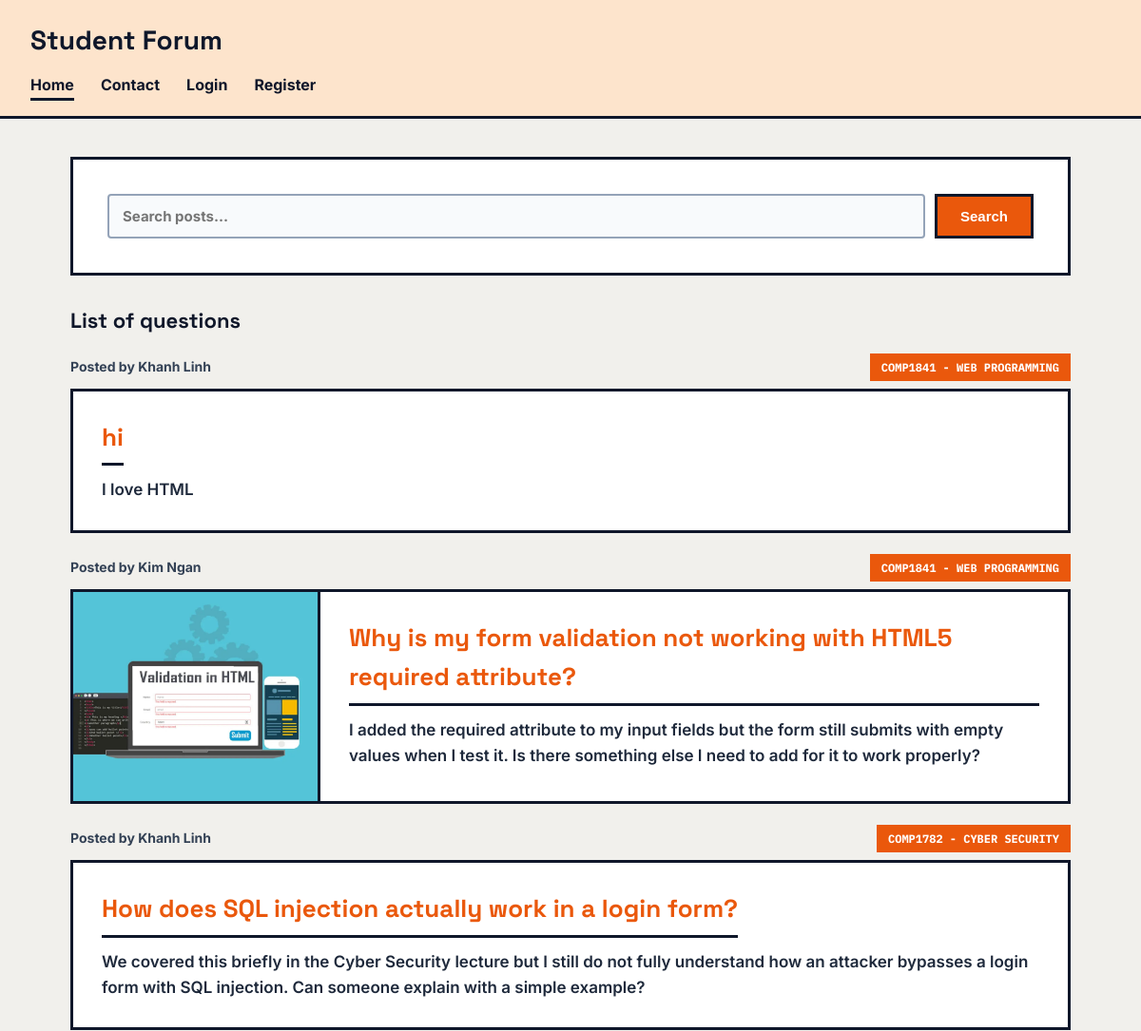
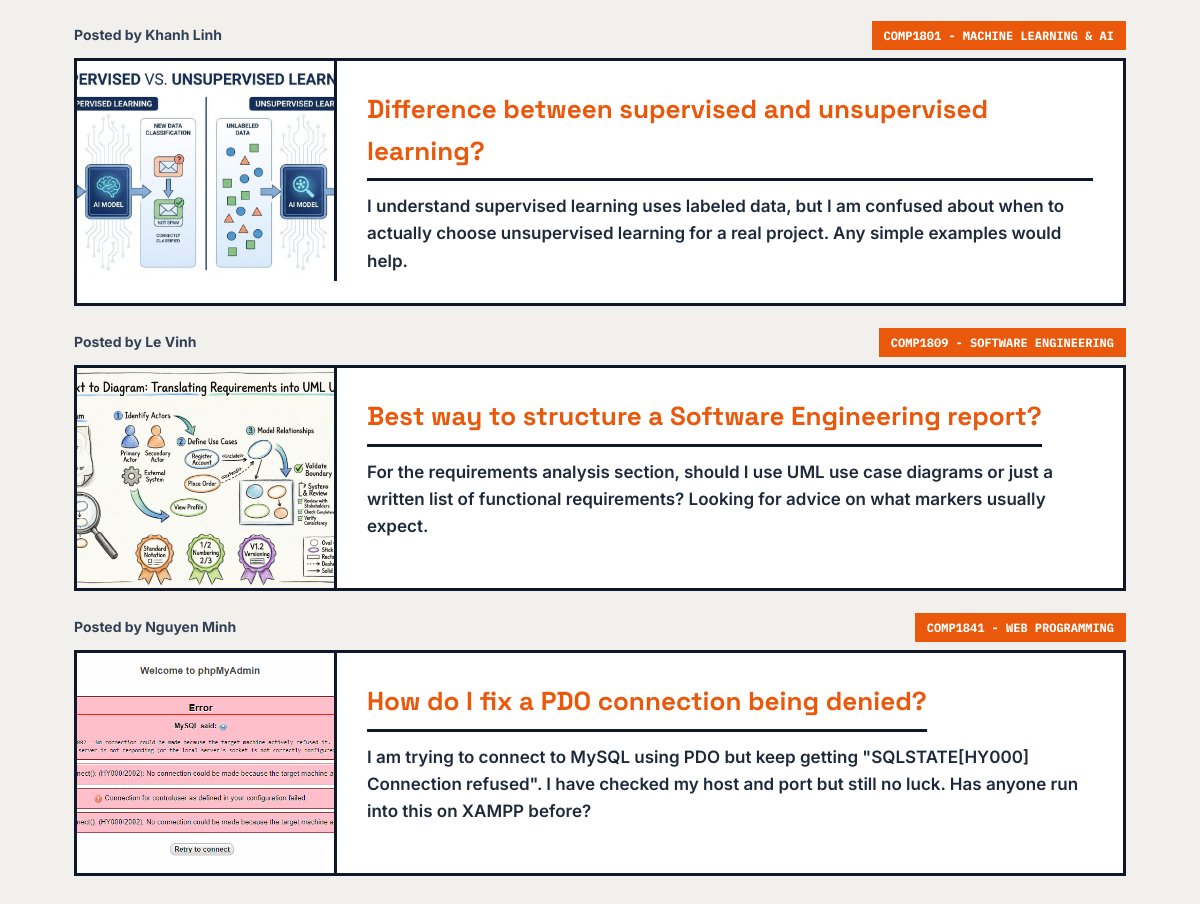
The page / on the database its author committed (2 pictures, top to bottom).
### tables this page shows
CREATE TABLE `posts` (
  `id` int(11) NOT NULL,
  `title` varchar(200) NOT NULL,
  `content` text DEFAULT NULL,
  `image` varchar(255) DEFAULT NULL,
  `user_id` int(11) NOT NULL,
  `module_id` int(11) NOT NULL,
  `created_at` timestamp NOT NULL DEFAULT current_timestamp()
);

CREATE TABLE `users` (
  `id` int(11) NOT NULL,
  `username` varchar(100) NOT NULL,
  `email` varchar(150) NOT NULL,
  `password` varchar(255) NOT NULL DEFAULT '',
  `role` varchar(20) NOT NULL DEFAULT 'student'
);

CREATE TABLE `modules` (
  `id` int(11) NOT NULL,
  `module_name` varchar(100) NOT NULL
);

### index.php (called while the page is built, shortened)
<?php
require 'includes/db_connect.php';
require 'includes/functions.php';
$search = $_GET['q'] ?? '';
if (!empty($search)) {
    $stmt = $pdo->prepare("SELECT posts.*, users.username, modules.module_name
                          FROM posts
                          JOIN users ON posts.user_id = users.id
                          JOIN modules ON posts.module_id = modules.id
                          WHERE posts.title LIKE ? OR posts.content LIKE ?
                          ORDER BY posts.created_at DESC");
    $stmt->execute(["%$search%", "%$search%"]);
} else {
    $stmt = $pdo->query("SELECT posts.*, users.username, modules.module_name
                          FROM posts
                          JOIN users ON posts.user_id = users.id
                          JOIN modules ON posts.module_id = modules.id
                          ORDER BY posts.created_at DESC");
}
$posts = $stmt->fetchAll(PDO::FETCH_ASSOC);
include 'templates/header.php';
include 'templates/index_view.php';
include 'templates/footer.php';
?>

### includes/functions.php (called while the page is built, shortened)
<?php
function isLoggedIn() {
    return isset($_SESSION['user_id']);
}
function isActivePage($page) {
    return basename($_SERVER['PHP_SELF']) == $page ? 'active' : '';
}
?>

### templates/index_view.php (the view, shortened to what this page needs)
<div class="form-card" style="margin-bottom:30px;">
    <form method="GET" style="display:flex; gap:10px;">
        <input
            type="text"
            name="q"
            placeholder="Search posts..."
            value="<?php echo htmlspecialchars($search); ?>"
            style="flex:1; margin-bottom:0; padding:12px 14px; border:2px solid #94A3B8; font-size:15px;"
        >
        <button type="submit" class="btn" style="margin-bottom:0; white-space:nowrap;">Search</button>
    </form>
</div>
<h2 class="section-title">List of questions</h2>
<div class="feed">
    <?php if (empty($posts)): ?>
        <p style="color:#6B7A88; font-weight:700;">No posts found.</p>
    <?php else: ?>
        <?php foreach ($posts as $post): ?>
            <div class="feed-item">
                <div class="feed-meta">
                    <span>Posted by <strong><?php echo htmlspecialchars($post['username']); ?></strong></span>
                    <span class="module-tag"><?php echo htmlspecialchars($post['module_name']); ?></span>
                </div>
                <div class="feed-card">
                    <?php if ($post['image']): ?>
                        <img src="uploads/<?php echo htmlspecialchars($post['image']); ?>" class="feed-image" alt="Image for post: <?php echo htmlspecialchars($post['title']); ?>">
                    <?php endif; ?>
                    <div class="feed-body">
                        <h3><?php echo htmlspecialchars($post['title']); ?></h3>
                        <p><?php echo htmlspecialchars($post['content']); ?></p>
                    </div>
                </div>
            </div>
        <?php endforeach; ?>
    <?php endif; ?>
</div>

### templates/header.php (shortened to what this page needs)
<!DOCTYPE html>
<html>
<head>
    <link rel="stylesheet" href="style.css?v=12">
</head>
<body>
    <header class="site-header">
        <div class="brand">Student Forum</div>
        <nav>
            <a href="index.php" class="<?php echo isActivePage('index.php'); ?>">Home</a>
            <?php if (isLoggedIn()): ?>
                <a href="post_list.php" class="<?php echo isActivePage('post_list.php'); ?>">Manage Posts</a>
                <?php if (isAdmin()): ?>
                    <a href="user_list.php" class="<?php echo isActivePage('user_list.php'); ?>">Manage Users</a>
                    <a href="module_list.php" class="<?php echo isActivePage('module_list.php'); ?>">Manage Modules</a>
                    <a href="message_list.php" class="<?php echo isActivePage('message_list.php'); ?>">Manage Messages</a>
                <?php else: ?>
                    <a href="contact.php" class="<?php echo isActivePage('contact.php'); ?>">Contact</a>
                <?php endif; ?>
                <span class="nav-user">Hi, <?php echo $_SESSION['username']; ?></span>
                <a href="logout.php">Logout</a>
            <?php else: ?>
                <a href="contact.php" class="<?php echo isActivePage('contact.php'); ?>">Contact</a>
                <a href="login.php" class="<?php echo isActivePage('login.php'); ?>">Login</a>
                <a href="register.php" class="<?php echo isActivePage('register.php'); ?>">Register</a>
            <?php endif; ?>
        </nav>
    </header>
    <div class="container">

### templates/footer.php
</div>
</body>
</html>

### style.css (style rules this page uses)
* { box-sizing: border-box; }
body { margin: 0; font-family: 'Inter', sans-serif; font-size: 16px; font-weight: 600; background: #F1F0EC; color: #0F172A; line-height: 1.6; }
h1, h2, h3 { font-family: 'Space Grotesk', sans-serif; font-weight: 700; color: #0F172A; margin: 0 0 0.6em; }
a { color: #EA580C; text-decoration: none; font-weight: 700; }
.site-header { background: #FDE4CC; padding: 20px 32px; border-bottom: 3px solid #0F172A; }
.site-header .brand { font-family: 'Space Grotesk', sans-serif; font-weight: 700; font-size: 28px; color: #0F172A; margin-bottom: 12px; }
.site-header nav a { color: #0F172A; font-size: 16px; font-weight: 700; margin-right: 24px; padding-bottom: 4px; border-bottom: 3px solid transparent; }
.site-header nav a.active { border-bottom: 3px solid #0F172A; }
.container { max-width: 1100px; margin: 0 auto; padding: 40px 24px 60px; }
.section-title { display: block; font-size: 22px; font-weight: 700; margin-bottom: 16px; border-bottom: none; padding-bottom: 0; }
.feed { display: flex; flex-direction: column; gap: 22px; }
.feed-item { display: flex; flex-direction: column; }
.feed-meta { display: flex; align-items: center; justify-content: space-between; margin-bottom: 8px; font-size: 14px; font-weight: 700; color: #334155; }
.feed-card { background: #FFFFFF; border: 3px solid #0F172A; overflow: hidden; display: flex; }
.feed-image { width: 260px; min-width: 260px; height: 220px; object-fit: cover; display: block; border-right: 3px solid #0F172A; }
.feed-body { padding: 28px 30px; display: flex; flex-direction: column; flex-grow: 1; }
.feed-body h3 { display: inline-block; align-self: flex-start; margin: 0 0 12px; padding-bottom: 6px; font-size: 26px; color: #EA580C; border-bottom: 3px solid #0F172A; }
.feed-body p { font-size: 17px; font-weight: 600; color: #1E293B; margin: 0; }
.module-tag { display: inline-block; font-family: 'IBM Plex Mono', monospace; font-weight: 700; font-size: 12px; background: #EA580C; color: #FFFFFF; padding: 5px 12px; text-transform: uppercase; white-space: nowrap; }
.form-card { background: #FFFFFF; border: 3px solid #0F172A; padding: 36px; margin-bottom: 30px; }
.form-card input[type="text"], .form-card input[type="email"], .form-card input[type="password"], .form-card input[type="file"], .form-card select, .form-card textarea { width: 100%; padding: 12px 14px; margin-bottom: 14px; border: 2px solid #94A3B8; border-radius: 4px; font-family: 'Inter', sans-serif; font-size: 15px; font-weight: 700; background: #F8FAFC; color: #0F172A; }
.btn { display: inline-block; background: #EA580C; color: #FFFFFF; border: 3px solid #0F172A; padding: 11px 24px; border-radius: 0; font-size: 15px; font-weight: 700; cursor: pointer; text-decoration: none; }

### rows shown on the page
posts: user.username "Khanh Linh", module.module_name "COMP1841 - WEB PROGRAMMING", title "hi", content "I love HTML"
posts: user.username "Kim Ngan", module.module_name "COMP1841 - WEB PROGRAMMING", image (picture), title "Why is my form validation not working with HTML5 required attribute?", content "I added the required attribute to my input fields but the form still submits with empty values when I test it. Is there something else I need to add for it to work properly?"
posts: user.username "Khanh Linh", module.module_name "COMP1782 - CYBER SECURITY", title "How does SQL injection actually work in a login form?", content "We covered this briefly in the Cyber Security lecture but I still do not fully understand how an attacker bypasses a login form with SQL injection. Can someone explain with a simple example?"
posts: user.username "Khanh Linh", module.module_name "COMP1801 - MACHINE LEARNING & AI", image (picture), title "Difference between supervised and unsupervised learning?", content "I understand supervised learning uses labeled data, but I am confused about when to actually choose unsupervised learning for a real project. Any simple examples would help."
posts: user.username "Le Vinh", module.module_name "COMP1809 - SOFTWARE ENGINEERING", image (picture), title "Best way to structure a Software Engineering report?", content "For the requirements analysis section, should I use UML use case diagrams or just a written list of functional requirements? Looking for advice on what markers usually expect."
posts: user.username "Nguyen Minh", module.module_name "COMP1841 - WEB PROGRAMMING", image (picture), title "How do I fix a PDO connection being denied?", content "I am trying to connect to MySQL using PDO but keep getting \"SQLSTATE[HY000] Connection refused\". I have checked my host and port but still no luck. Has anyone run into this on XAMPP before?"
